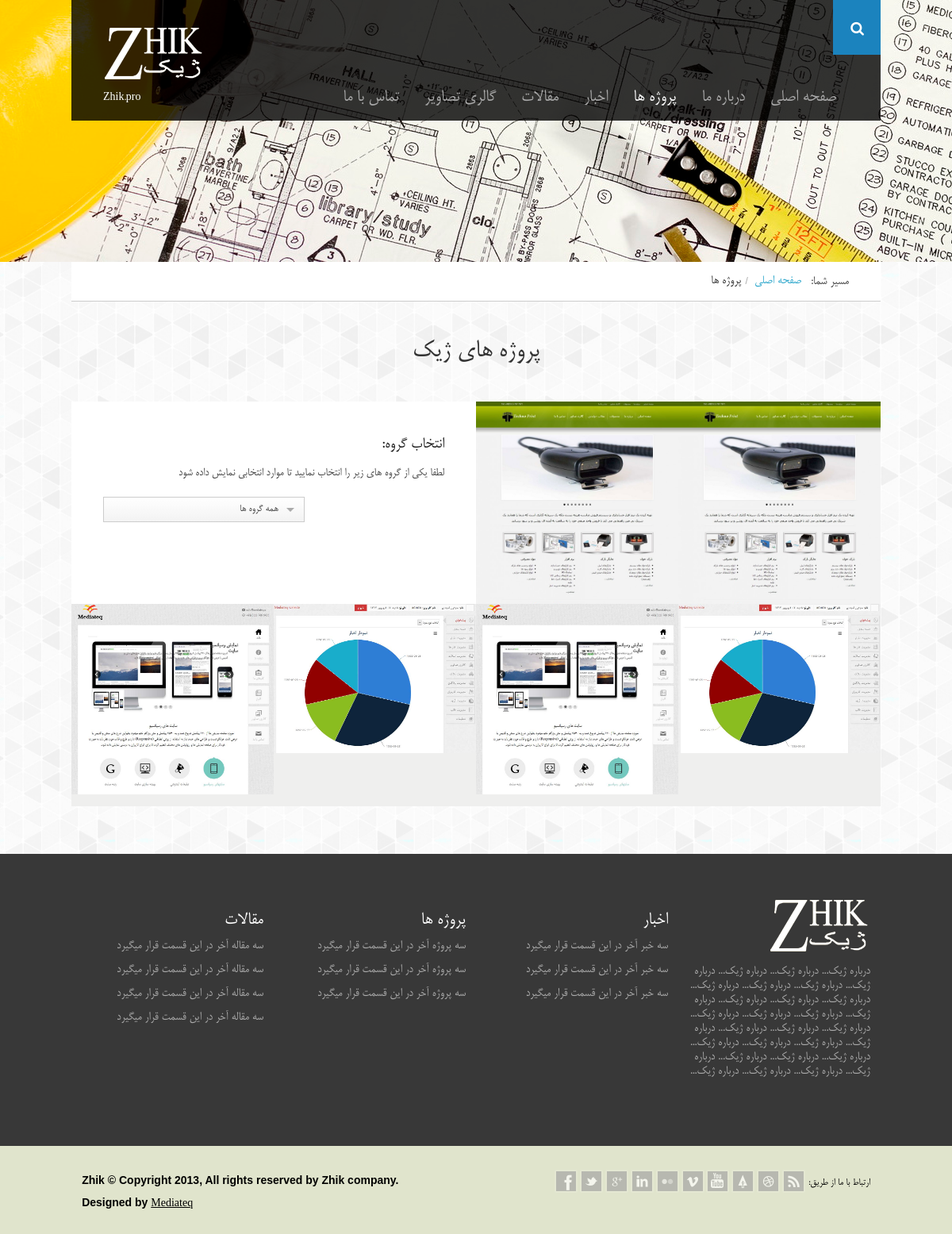
The page /works.html on the database as committed earlier.
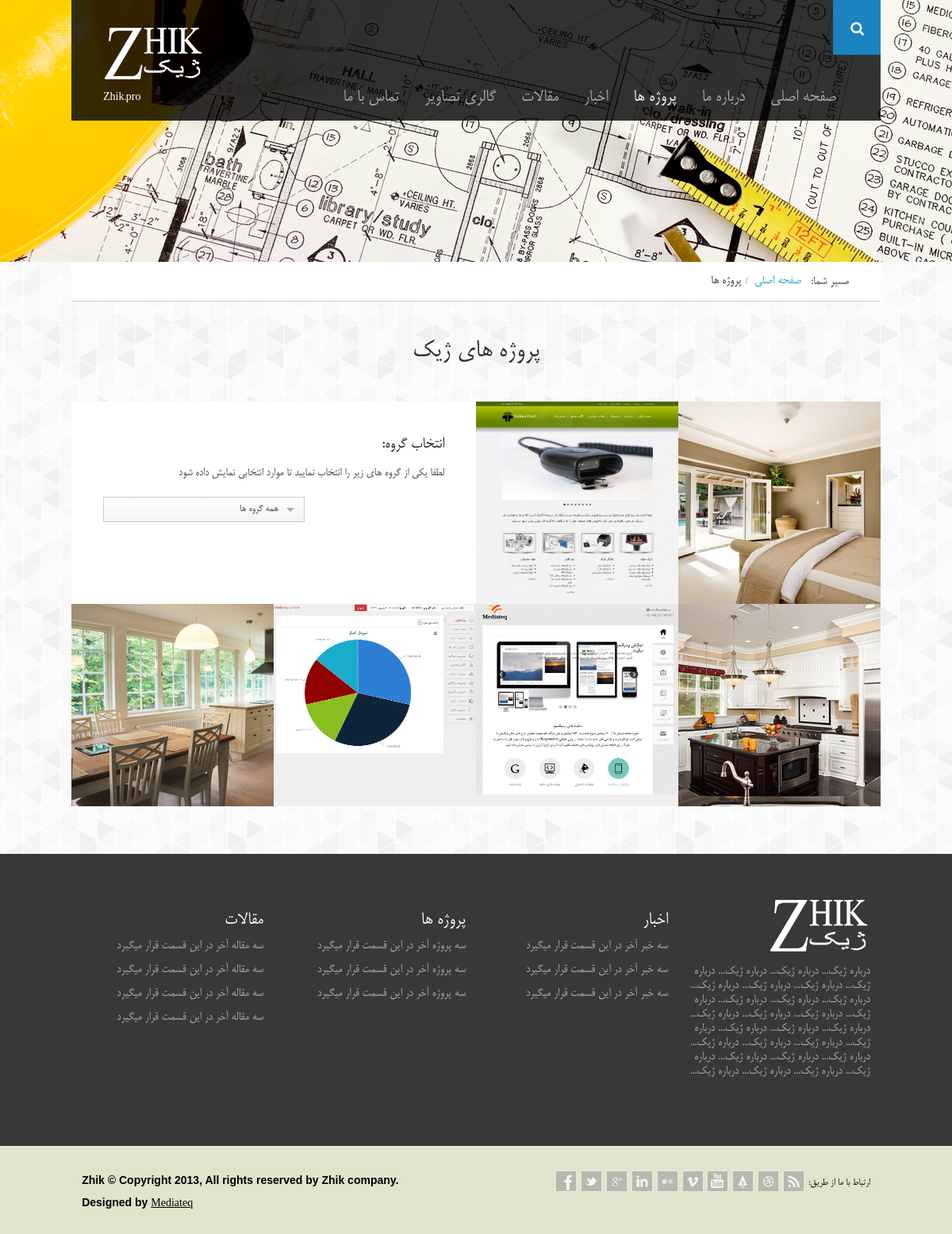
The same page on the database as committed later.
### tables this page shows
CREATE TABLE IF NOT EXISTS `works` (
  `id` int(11) NOT NULL AUTO_INCREMENT,
  `subject` varchar(50) NOT NULL,
  `image` varchar(60) NOT NULL,
  `body` text NOT NULL,
  `link` varchar(20) NOT NULL,
  `sdate` datetime NOT NULL,
  `fdate` datetime NOT NULL,
  `catid` int(11) NOT NULL,
  PRIMARY KEY (`id`)
);

### themes/main.php (called while the page is built)
<?php
    include_once("inc/header.php");
    include_once("inc/index-content.php");
    include_once("inc/footer.php");
?>

### index.php (called while the page is built)
<?php
	include_once('themes/main.php');
?>

### classes/database.php (called while the page is built, shortened)
<?php
  include_once("security.php");
class Database
  {
 private static $me;
 private $link;
 public $cmd;
 function __construct()
 {
      $this->link = mysqli_connect(_DB_SERVER,_DB_USER,_DB_PASS);
	  mysqli_set_charset($this->link, "utf8");
      mysqli_select_db($this->link,_DB_NAME);
 }
public static function GetDatabase()
{
   if(is_null(self::$me))
       self::$me = new Database();
    return self::$me;
 }
public function RunSQL()
{
   $security = Security::GetSecurity ();
   $this->cmd = $security->Xss_Clean($this->cmd);
   $result =  mysqli_query($this->link,$this->cmd);
   return $result;
}
function Select($tableName, $fields=NULL, $where = NULL, $order = NULL)
{
    if ($where) $where = " WHERE " . $where;
	$this->cmd = "SELECT $fields FROM `$tableName` " . $where . $order;
	$res = $this->RunSQL();
    if ($res)
	    return mysqli_fetch_array($res);
	else
        return false;
}
public function  SelectAll($tableName, $fields,$where = NULL,
                 $order = NULL, $from = NULL, $count = NULL)
 {
	$limit = "";
    if (!$fileds) $fields="*";
    if ($order) $order = " ORDER BY " . $order;
    $this->cmd = "SELECT $fields FROM `$tableName` " . $where . " " . $order . " " . $limit;
    $res =$this->RunSQL();
    $rows = array();
    if ($res)
    {
        while($row = mysqli_fetch_array($res)) $rows[] = $row;
    }
    return $rows;
}
  }
?>

### classes/functions.php (called while the page is built, shortened)
<?php
	include_once("database.php");
	include_once("seo.php");
  function GetPageName($func,$act)
	{
		$seo = Seo::GetSeo();
		switch($func)
		{
            case 'works':
                if ($act=="do") return "themes/works.php";
            break;
		}
	}
	   function GetSettingValue($key, $strip_tags = 0)
       {
			$db = Database::GetDatabase();
			$row = $db ->Select("settings","value","`key`='{$key}'");
			return ($row) ? $row["value"] : false;
       }
	function GetCategoryName($catid)
	{
	    $db = Database::GetDatabase();
		$row = $db ->Select("category","catname","ID = '{$catid}'");
		return ($row["catname"]);
	}
?>

### classes/security.php (called while the page is built, shortened)
<?php
class Security
{
    private static $me;
    public static function GetSecurity()
    {
      if(is_null(self::$me))
         self::$me = new Security();
      return self::$me;
    }
    public function Xss_Clean($data)
    {
        $data = str_replace(array('&amp;','&lt;','&gt;'), array('&amp;amp;','&amp;lt;','&amp;gt;'), $data);
        $data = preg_replace('/(&#*\w+)[\x00-\x20]+;/u', '$1;', $data);
        $data = preg_replace('/(&#x*[0-9A-F]+);*/iu', '$1;', $data);
        $data = html_entity_decode($data, ENT_COMPAT, 'UTF-8');
        $data = preg_replace('#(<[^>]+?[\x00-\x20"\'])(?:on|xmlns)[^>]*+>#iu', '$1>', $data);
        $data = preg_replace('#([a-z]*)[\x00-\x20]*=[\x00-\x20]*([`\'"]*)[\x00-\x20]*j[\x00-\x20]*a[\x00-\x20]*v[\x00-\x20]*a[\x00-\x20]*s[\x00-\x20]*c[\x00-\x20]*r[\x00-\x20]*i[\x00-\x20]*p[\x00-\x20]*t[\x00-\x20]*:#iu', '$1=$2nojavascript...', $data);
        $data = preg_replace('#([a-z]*)[\x00-\x20]*=([\'"]*)[\x00-\x20]*v[\x00-\x20]*b[\x00-\x20]*s[\x00-\x20]*c[\x00-\x20]*r[\x00-\x20]*i[\x00-\x20]*p[\x00-\x20]*t[\x00-\x20]*:#iu', '$1=$2novbscript...', $data);
        $data = preg_replace('#([a-z]*)[\x00-\x20]*=([\'"]*)[\x00-\x20]*-moz-binding[\x00-\x20]*:#u', '$1=$2nomozbinding...', $data);
        $data = preg_replace('#(<[^>]+?)style[\x00-\x20]*=[\x00-\x20]*[`\'"]*.*?expression[\x00-\x20]*\([^>]*+>#i', '$1>', $data);
        $data = preg_replace('#(<[^>]+?)style[\x00-\x20]*=[\x00-\x20]*[`\'"]*.*?behaviour[\x00-\x20]*\([^>]*+>#i', '$1>', $data);
        $data = preg_replace('#(<[^>]+?)style[\x00-\x20]*=[\x00-\x20]*[`\'"]*.*?s[\x00-\x20]*c[\x00-\x20]*r[\x00-\x20]*i[\x00-\x20]*p[\x00-\x20]*t[\x00-\x20]*:*[^>]*+>#iu', '$1>', $data);
        $data = preg_replace('#</*\w+:\w[^>]*+>#i', '', $data);
        do
        {
            $old_data = $data;
            $data = preg_replace('#</*(?:applet|b(?:ase|gsound|link)|embed|frame(?:set)?|i(?:frame|layer)|l(?:ayer|ink)|meta|object|s(?:cript|tyle)|title|xml)[^>]*+>#i', '', $data);
        }
        while ($old_data !== $data);
        return $data;
    }
}
?>

### classes/seo.php (called while the page is built, shortened)
<?php
  include_once("database.php");
  include_once("functions.php");
class Seo
  {
 private static $me;
 function __construct()
 {
     $this->Site_Title = GetSettingValue('Site_Title',0);
	 $this->Site_KeyWords = GetSettingValue('Site_KeyWords',0);
	 $this->Site_Describtion = GetSettingValue('Site_Describtion',0);
 }
 public static function GetSeo()
{
   if(is_null(self::$me))
       self::$me = new Seo();
    return self::$me;
 }
 }
 ?>

### themes/works.php (the view, shortened to what this page needs)
<?php
  include_once("./classes/database.php");
  $db = Database::GetDatabase();
  $works = $db->SelectAll("works","*",null,"fdate DESC");
  foreach($works as $key=>$val) $cats[] = $val["catid"];
   $uniqcats = array_unique($cats);
$html=<<<cd
    <div id="header-image-container">
        <div id="header-image">
            <img src="themes/images/demo/portfolio/portfolio-header.jpg" alt="" class="stretch-image">
        </div>
    </div>
    <div id="content-container" class="content-width">
        <div class="row">
                <div id="breadcrumbs-wrapper" class="large-12 columns for-nested">
                    <span>مسیر شما:</span>
                    <ul class="breadcrumbs">
                        <li class="current">
                            <a>پروژه ها</a>
                        </li>
                        <li>
                            <a href="./">صفحه اصلی</a>
                        </li>
                    </ul>
                </div>
            </div>
        <div id="intro" class="not-homepage row">
            <div class="large-9 large-centered columns">
                <h1>پروژه های <strong>ژیک</strong></h1>
            </div>
        </div>
        <div class="row">
            <div class="large-12 columns no-padding">
                <div class="portfolio-wrapper">
                    <div class="portfolio-item fixed-box">
                        <h2 class="smaller">انتخاب گروه:</h2>
                        <p>
                            لطفا یکی از گروه های زیر را انتخاب نمایید تا موارد انتخابی نمایش داده شود
                        </p>
                        <p></p>
						  <form id="portfolio-filter-wrapper" class="custom">
                                <select id="portfolio-filter" class="medium">
                                    <option selected="selected" value="*">همه گروه ها</option>
cd;
 foreach($uniqcats as $key=>$val)
 {
	$catname = GetCategoryName($val);
$html.=<<<cd
             <option value=".{$val}">{$catname}</option>
cd;
 }
$html.=<<<cd
                                </select>
                            </form>
                        <p></p>
                    </div>
cd;
foreach($works as $key=>$val)
{
$html.=<<<cd
                    <div class="{$val[catid]} mockup portfolio-item">
                        <div class="portfolio-item-hover">
                            <h3><a href="work-fullpage{$val[id]}.html">{$val["subject"]}</a></h3>
                            <ul>
                                <li>
                                    <a href="work-fullpage{$val[id]}.html">عکسها</a>
                                </li>
                                <li>
                                    <a href="work-fullpage{$val[id]}.html">مشخصات</a>
                                </li>
                            </ul>
                        </div>
                        <img src="{$val[image]}" alt="{$val[subject]}" class="stretch-image">
                    </div>
cd;
}
$html.=<<<cd
                </div>
            </div>
        </div>
    </div>
cd;
    return $html;
?>

### themes/inc/header.php (shortened to what this page needs)
<!DOCTYPE html>
    <html class="no-js" lang="fa">
<head>
    <link href="themes/css/reset.css" rel="stylesheet">
    <link href="themes/css/foundation.css" rel="stylesheet">
    <link href="themes/css/font-awesome.min.css" rel="stylesheet">
    <link href="themes/css/isotope.css" rel="stylesheet">
    <link href="themes/css/jquery.fancybox-1.3.4.css" rel="stylesheet">
    <link href="themes/css/validationEngine.jquery.css" rel="stylesheet">
    <link href="themes/css/style-init.css" rel="stylesheet">
</head>
<body>
<div id="header-container" class="content-width">
    <div id="logo-wrapper">
        <div id="logo">
            <a href="./"><img src="themes/images/logo.png" alt="Zhik"></a>
            <p class="ltr">Zhik.pro</p>
        </div>
    </div>
    <div id="menu-wrapper">
        <ul id="root-menu" class="sf-menu">
            <li>
                <a href="./">صفحه اصلی</a>
            </li>
            <li>
                <a href="about-us.html">درباره ما</a>
            </li>
            <li>
                <a href="works.html">پروژه ها</a>
            </li>
            <li>
                <a href="news.html">اخبار</a>
            </li>
            <li>
                <a href="articles.html">مقالات</a>
            </li>
            <li>
                <a href="gallery.html">گالری تصاویر</a>
            </li>
            <li>
                <a href="contact.html">تماس با ما</a>
            </li>
        </ul>
    </div>
    <div id="header-search">
        <a id="header-search-button" href="javascript:;"><i class="icon-search"></i></a>
    </div>
</div>

### themes/inc/index-content.php (shortened to what this page needs)
<?php
    include_once("classes/functions.php");
    if (GetPageName($_GET['item'],$_GET['act'])){
        echo include_once GetPageName($_GET['item'],$_GET['act']);
    }
?>

### themes/inc/footer.php (shortened to what this page needs)
<div id="footer-content-container">
    <div id="footer-content-inner-wrapper" class="content-width">
        <div id="footer-content" class="row top-margin">
            <div class="large-4 columns less-padding" style="text-align:right;">
                <img id="footer-logo" src="themes/images/logo.png" alt="">
                <p>
                    درباره ژیک... درباره ژیک... درباره ژیک... درباره ژیک... درباره ژیک... درباره ژیک... درباره ژیک... درباره ژیک... درباره ژیک... درباره ژیک... درباره ژیک... درباره ژیک... درباره ژیک... درباره ژیک... درباره ژیک... درباره ژیک... درباره ژیک... درباره ژیک... درباره ژیک... درباره ژیک... درباره ژیک... درباره ژیک... درباره ژیک... درباره ژیک... درباره ژیک... درباره ژیک... درباره ژیک... درباره ژیک...
                </p>
            </div>
            <div class="large-4 columns less-padding">
                <h5>اخبار</h5>
                <p>
                    سه خبر آخر در این قسمت قرار میگیرد
                </p>
                <p>
                    سه خبر آخر در این قسمت قرار میگیرد
                </p>
                <p>
                    سه خبر آخر در این قسمت قرار میگیرد
                </p>
            </div>
            <div class="large-4 columns less-padding">
                <h5>پروژه ها</h5>
                <p>
                    سه پروژه آخر در این قسمت قرار میگیرد
                </p>
                <p>
                    سه پروژه آخر در این قسمت قرار میگیرد
                </p>
                <p>
                    سه پروژه آخر در این قسمت قرار میگیرد
                </p>
            </div>
            <div class="large-4 columns less-padding">
                <h5>مقالات</h5>
                <p>
                    سه مقاله آخر در این قسمت قرار میگیرد
                </p>
                <p>
                    سه مقاله آخر در این قسمت قرار میگیرد
                </p>
                <p>
                    سه مقاله آخر در این قسمت قرار میگیرد
                </p>
                <p>
                    سه مقاله آخر در این قسمت قرار میگیرد
                </p>
            </div>
        </div>
    </div>
</div>
<div id="footer-bar-container" class="row">
    <div id="footer-bar-inner-wrapper" class="content-width">
        <div class="large-6 columns less-padding">
            <div id="footer-social">
                <ul class="bar-social">
                    <li>
                        <a href="#" target="_blank"><img src="themes/images/social/facebook-bw.png" alt="" title=""><img class="hover" src="themes/images/social/facebook.png" alt="Facebook" title="Facebook"></a>
                    </li>
                    <li>
                        <a href="#" target="_blank"><img src="themes/images/social/twitter-bw.png" alt="" title=""><img class="hover" src="themes/images/social/twitter.png" alt="Twitter" title="Twitter"></a>
                    </li>
                    <li>
                        <a href="#" target="_blank"><img src="themes/images/social/googleplus-bw.png" alt="" title=""><img class="hover" src="themes/images/social/googleplus.png" alt="Google+" title="Google+"></a>
                    </li>
                    <li>
                        <a href="#" target="_blank"><img src="themes/images/social/linkedin-bw.png" alt="" title=""><img class="hover" src="themes/images/social/linkedin.png" alt="LinkedIn" title="LinkedIn"></a>
                    </li>
                    <li>
                        <a href="#" target="_blank"><img src="themes/images/social/flickr-bw.png" alt="" title=""><img class="hover" src="themes/images/social/flickr.png" alt="Flickr" title="Flickr"></a>
                    </li>
                    <li>
                        <a href="#" target="_blank"><img src="themes/images/social/vimeo-bw.png" alt="" title=""><img class="hover" src="themes/images/social/vimeo.png" alt="Vimeo" title="Vimeo"></a>
                    </li>
                    <li>
                        <a href="#" target="_blank"><img src="themes/images/social/youtube-bw.png" alt="" title=""><img class="hover" src="themes/images/social/youtube.png" alt="YouTube" title="YouTube"></a>
                    </li>
                    <li>
                        <a href="#" target="_blank"><img src="themes/images/social/forrst-bw.png" alt="" title=""><img class="hover" src="themes/images/social/forrst.png" alt="Forrst" title="Forrst"></a>
                    </li>
                    <li>
                        <a href="#" target="_blank"><img src="themes/images/social/dribbble-bw.png" alt="" title=""><img class="hover" src="themes/images/social/dribbble.png" alt="Dribbble" title="Dribbble"></a>
                    </li>
                    <li>
                        <a href="#" target="_blank"><img src="themes/images/social/rss-bw.png" alt="" title=""><img class="hover" src="themes/images/social/rss.png" alt="RSS" title="RSS"></a>
                    </li>
                </ul>
                <span>:ارتباط با ما از طریق</span>
            </div>
        </div>
        <div class="large-6 columns less-padding">
            Zhik © Copyright 2013, All rights reserved by Zhik company.<br /><br />
            Designed by <a href="http://www.mediateq.ir">Mediateq</a>
        </div>
    </div>
</div>
</body>
</html>

### themes/css/isotope.css (style rules this page uses)
.isotope-item { z-index: 1 !important; }
.isotope, .isotope .isotope-item { -webkit-transition-duration: 0.8s; -moz-transition-duration: 0.8s; -ms-transition-duration: 0.8s; -o-transition-duration: 0.8s; transition-duration: 0.8s; }
.isotope { -webkit-transition-property: height, width; -moz-transition-property: height, width; -ms-transition-property: height, width; -o-transition-property: height, width; transition-property: height, width; }
.isotope .isotope-item { -webkit-transition-property: -webkit-transform, opacity; -moz-transition-property: -moz-transform, opacity; -ms-transition-property: -ms-transform, opacity; -o-transition-property: top, left, opacity; transition-property: transform, opacity; }

Rows that differ between the two databases and show on the page:
changed works (number 2 of 6 on the later page): image: a different picture
changed works (number 3 of 6 on the later page): image: a different picture
changed works (number 6 of 6 on the later page): image: a different picture
